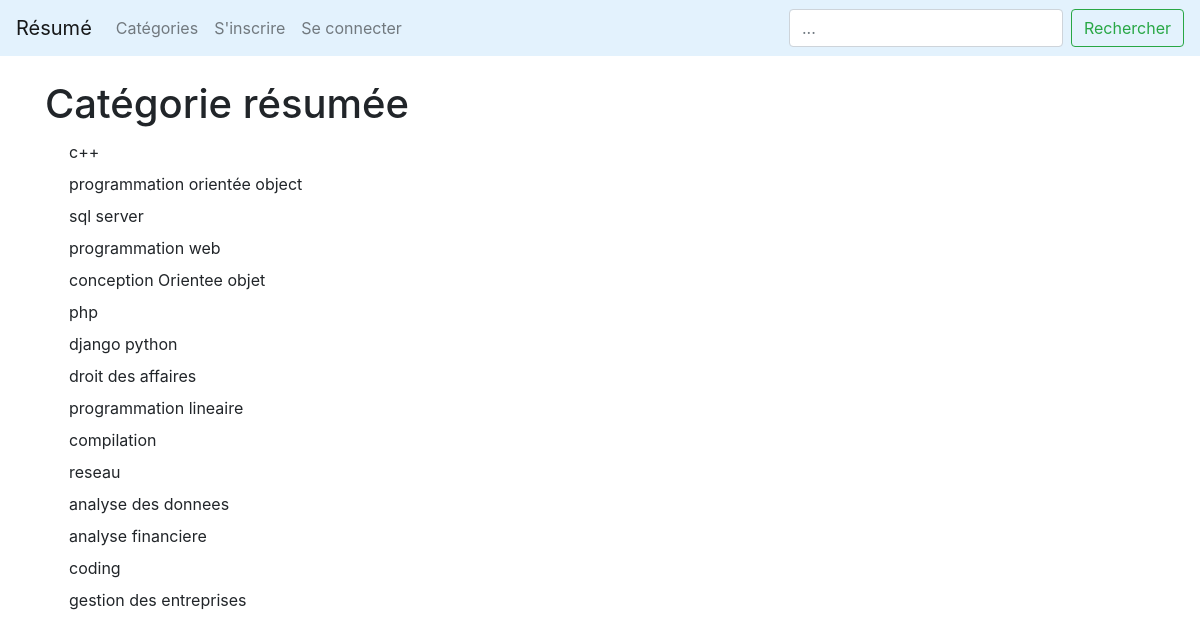
The page /categories_list on the database as committed earlier.
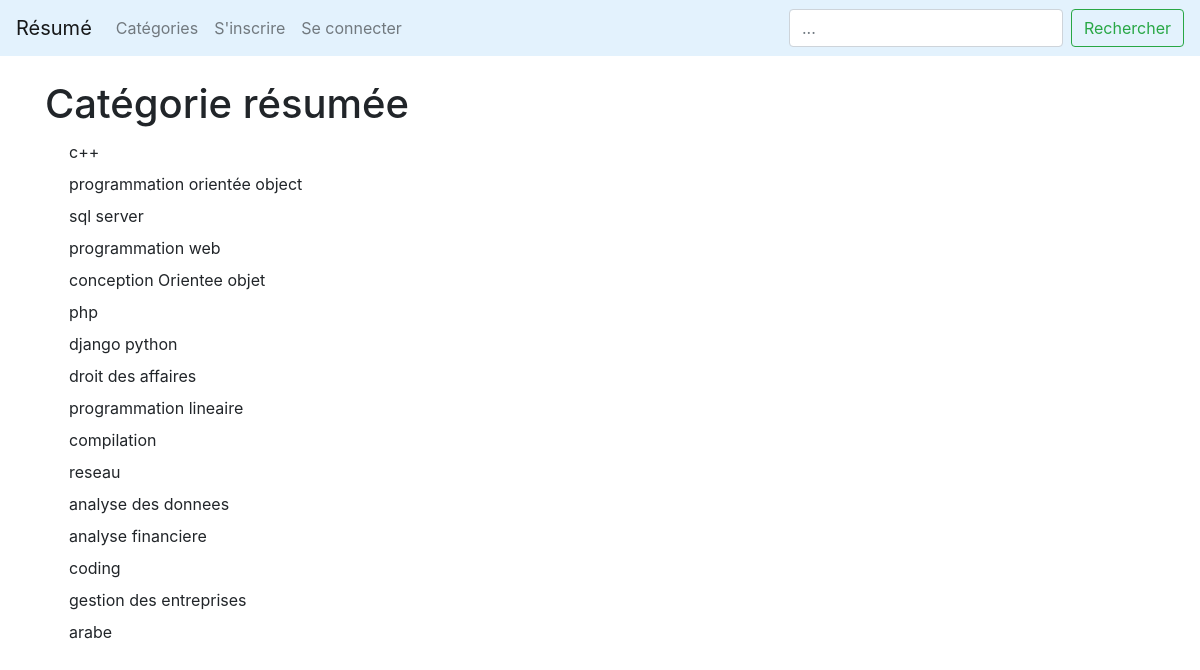
The same page on the database as committed later.
### LeBlog/models.py (models this page shows, shortened)
class Categorie(models.Model):
        name = models.CharField(max_length=255)
        def __str__(self):
            return self.name

### LeBlog/views.py (the view)
# urls.py: path('categories_list', CategoryListView, name='categories_list'),
def CategoryListView(request):
    cat_menu_list = Categorie.objects.all()
    return render(request, 'cat_menu_list.html', {'cat_menu_list': cat_menu_list})

### LeBlog/templates/cat_menu_list.html (shortened to what this page needs)
{% extends 'base.html' %}
{% block content %}
<h1>Catégorie résumée</h1>
          {%for item in cat_menu_list %}
          <a class="dropdown-item" href="{% url 'categorie' item|slugify %}">{{ item }}</a>
          {%endfor%}
{% endblock %}

Rows that differ between the two databases and show on the page:
added Categorie: name "arabe"
